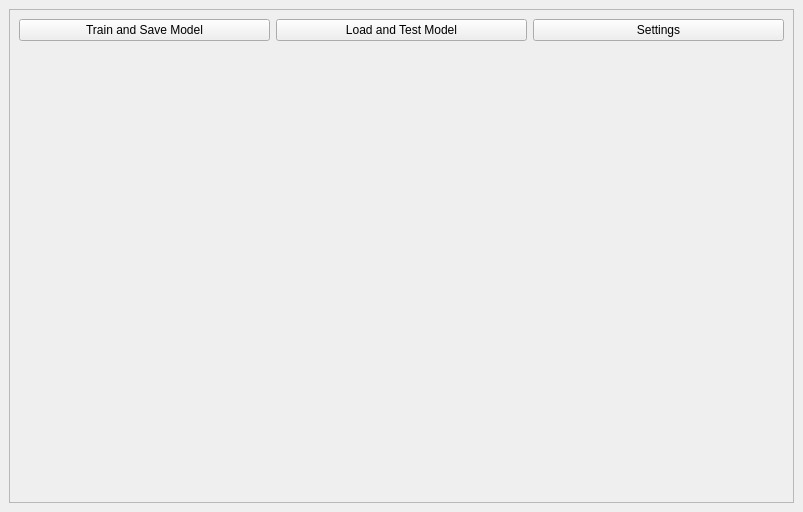
<?xml version="1.0" encoding="UTF-8"?>
<ui version="4.0">
 <class>MainWindow</class>
 <widget class="QMainWindow" name="MainWindow">
  <property name="geometry">
   <rect>
    <x>0</x>
    <y>0</y>
    <width>803</width>
    <height>512</height>
   </rect>
  </property>
  <property name="minimumSize">
   <size>
    <width>240</width>
    <height>135</height>
   </size>
  </property>
  <property name="windowTitle">
   <string>MainWindow</string>
  </property>
  <widget class="QWidget" name="MainWindowWidget">
   <layout class="QGridLayout" name="gridLayout">
    <item row="0" column="0">
     <widget class="QScrollArea" name="MainScrollArea">
      <property name="widgetResizable">
       <bool>true</bool>
      </property>
      <widget class="QWidget" name="MainScrollAreaContents">
       <property name="geometry">
        <rect>
         <x>0</x>
         <y>0</y>
         <width>783</width>
         <height>492</height>
        </rect>
       </property>
       <layout class="QVBoxLayout" name="verticalLayout_2" stretch="2,8">
        <item>
         <layout class="QHBoxLayout" name="OptionButtons" stretch="0,0,0">
          <item>
           <widget class="QPushButton" name="TrainSaveButton">
            <property name="text">
             <string>Train and Save Model</string>
            </property>
           </widget>
          </item>
          <item>
           <widget class="QPushButton" name="LoadTestButton">
            <property name="text">
             <string>Load and Test Model</string>
            </property>
           </widget>
          </item>
          <item>
           <widget class="QPushButton" name="SettingsButton">
            <property name="text">
             <string>Settings</string>
            </property>
           </widget>
          </item>
         </layout>
        </item>
        <item>
         <widget class="QFrame" name="MainWindowFrame">
          <layout class="QGridLayout" name="gridLayout_2">
           <item row="0" column="0">
            <layout class="QVBoxLayout" name="VLayoutForFocusWidget"/>
           </item>
          </layout>
         </widget>
        </item>
       </layout>
      </widget>
     </widget>
    </item>
   </layout>
  </widget>
 </widget>
 <resources/>
 <connections/>
</ui>
